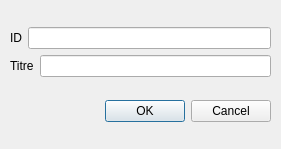
<?xml version="1.0" encoding="UTF-8"?>
<ui version="4.0">
 <class>fenTachesCompo</class>
 <widget class="QWidget" name="fenTachesCompo">
  <property name="geometry">
   <rect>
    <x>0</x>
    <y>0</y>
    <width>281</width>
    <height>149</height>
   </rect>
  </property>
  <property name="windowTitle">
   <string>Form</string>
  </property>
  <widget class="QWidget" name="verticalLayoutWidget">
   <property name="geometry">
    <rect>
     <x>10</x>
     <y>10</y>
     <width>261</width>
     <height>131</height>
    </rect>
   </property>
   <layout class="QVBoxLayout" name="verticalLayout">
    <item>
     <layout class="QVBoxLayout" name="verticalLayout_2">
      <item>
       <layout class="QHBoxLayout" name="horizontalLayout_4">
        <item>
         <widget class="QLabel" name="label">
          <property name="text">
           <string>ID</string>
          </property>
         </widget>
        </item>
        <item>
         <widget class="QLineEdit" name="lineEdit"/>
        </item>
       </layout>
      </item>
      <item>
       <layout class="QHBoxLayout" name="horizontalLayout">
        <item>
         <widget class="QLabel" name="label_2">
          <property name="text">
           <string>Titre</string>
          </property>
         </widget>
        </item>
        <item>
         <widget class="QLineEdit" name="lineEdit_2"/>
        </item>
       </layout>
      </item>
     </layout>
    </item>
    <item>
     <widget class="QDialogButtonBox" name="buttonBox">
      <property name="standardButtons">
       <set>QDialogButtonBox::Cancel|QDialogButtonBox::Ok</set>
      </property>
     </widget>
    </item>
   </layout>
  </widget>
 </widget>
 <resources/>
 <connections/>
</ui>
